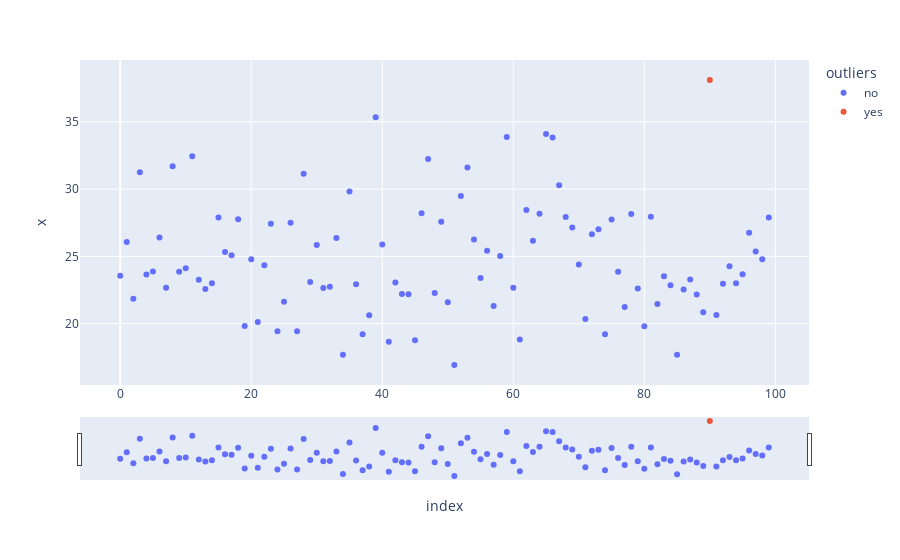

Notebook source saved alongside this figure:
### Code cell
import plotly.express as px

fig = px.scatter(df.reset_index(), x='index', y='x', color='outliers')
fig.update_xaxes(
    rangeslider_visible=True,
)
fig.show()

### Figure 1 — Plotly figure (JSON) as saved in the notebook; plotly's stock layout.template omitted (floating-point values rounded to 4 significant figures)
{"data": [{"hovertemplate": "outliers=no<br>index=%{x}<br>x=%{y}<extra></extra>", "legendgroup": "no", "marker": {"color": "#636efa", "symbol": "circle"}, "mode": "markers", "name": "no", "orientation": "v", "showlegend": true, "type": "scatter", "x": [0, 1, 2, 3, 4, 5, 6, 7, 8, 9, 10, 11, 12, 13, 14, 15, 16, 17, 18, 19, 20, 21, 22, 23, 24, 25, 26, 27, 28, 29, 30, 31, 32, 33, 34, 35, 36, 37, 38, 39, 40, 41, 42, 43, 44, 45, 46, 47, 48, 49, 50, 51, 52, 53, 54, 55, 56, 57, 58, 59, 60, 61, 62, 63, 64, 65, 66, 67, 68, 69, 70, 71, 72, 73, 74, 75, 76, 77, 78, 79, 80, 81, 82, 83, 84, 85, 86, 87, 88, 89, 91, 92, 93, 94, 95, 96, 97, 98, 99], "xaxis": "x", "y": [23.56, 26.07, 21.86, 31.24, 23.65, 23.88, 26.41, 22.67, 31.69, 23.86, 24.11, 32.43, 23.26, 22.57, 23, 27.88, 25.32, 25.08, 27.76, 19.82, 24.78, 20.12, 24.34, 27.42, 19.44, 21.63, 27.49, 19.43, 31.13, 23.09, 25.85, 22.65, 22.75, 26.36, 17.7, 29.81, 22.93, 19.22, 20.63, 35.34, 25.89, 18.65, 23.06, 22.21, 22.18, 18.77, 28.21, 32.24, 22.27, 27.57, 21.59, 16.93, 29.48, 31.6, 26.25, 23.4, 25.42, 21.32, 25.02, 33.86, 22.67, 18.82, 28.44, 26.16, 28.17, 34.08, 33.82, 30.28, 27.92, 27.14, 24.4, 20.35, 26.64, 27.01, 19.21, 27.74, 23.85, 21.23, 28.15, 22.61, 19.8, 27.94, 21.47, 23.52, 22.86, 17.69, 22.54, 23.28, 22.17, 20.84, 20.65, 22.97, 24.26, 23.01, 23.67, 26.75, 25.36, 24.79, 27.88], "yaxis": "y"}, {"hovertemplate": "outliers=yes<br>index=%{x}<br>x=%{y}<extra></extra>", "legendgroup": "yes", "marker": {"color": "#EF553B", "symbol": "circle"}, "mode": "markers", "name": "yes", "orientation": "v", "showlegend": true, "type": "scatter", "x": [90], "xaxis": "x", "y": [38.1], "yaxis": "y"}], "layout": {"legend": {"title": {"text": "outliers"}, "tracegroupgap": 0}, "margin": {"t": 60}, "xaxis": {"anchor": "y", "domain": [0, 1], "rangeslider": {"visible": true}, "title": {"text": "index"}}, "yaxis": {"anchor": "x", "domain": [0, 1], "title": {"text": "x"}}}}
